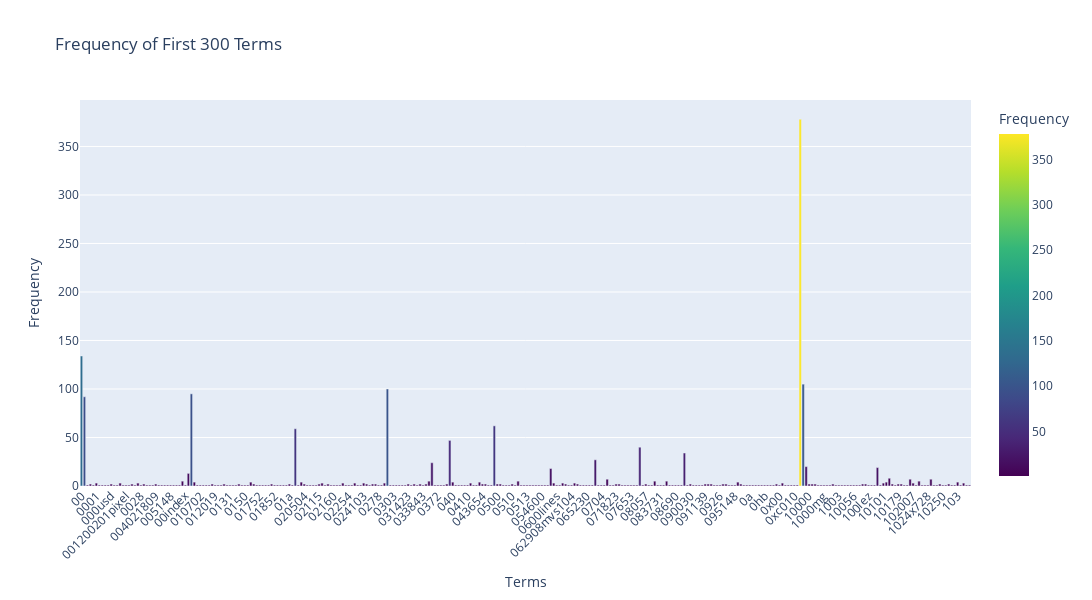

Notebook cell for this chart:
### Markdown cell above
### >>> **Exercise 12 (take home):**
If you want a nicer interactive visualization here, I would encourage you try to install and use plotly to achieve this.

### Code cell
# Answer here
import plotly.express as px

first_term = 300
term_frequencies = np.asarray(X_counts.sum(axis=0))[0]


df_terms = pd.DataFrame({
    'Term': count_vect.get_feature_names_out()[:first_term],
    'Frequency': term_frequencies[:first_term]
})

# Create interactive bar chart
fig = px.bar(
    df_terms,
    x='Term',
    y='Frequency',
    title=f'Frequency of First {first_term} Terms',
    labels={'Term': 'Terms', 'Frequency': 'Frequency'},
    color='Frequency',
    color_continuous_scale='Viridis'
)

# Improve layout for readability
fig.update_layout(
    xaxis_tickangle=-45,           # slightly rotated for readability
    height=600,                     # taller for more space
    width=1200,                     # wider for many bars
    showlegend=False                # optional: hide legend if not needed
)

# Optional: Add hover info
fig.update_traces(
    hovertemplate="<b>%{x}</b><br>Frequency: %{y}<extra></extra>"
)

fig.show()

### Figure 1 — Plotly figure (JSON) as saved in the notebook; plotly's stock layout.template omitted (floating-point values rounded to 4 significant figures; data arrays with more than 128 entries replaced by an {"elided": "..."} marker saying what was removed)
{"data": [{"hovertemplate": "<b>%{x}</b><br>Frequency: %{y}<extra></extra>", "legendgroup": "", "marker": {"color": {"elided": "300 int values"}, "coloraxis": "coloraxis", "pattern": {"shape": ""}}, "name": "", "orientation": "v", "showlegend": false, "textposition": "auto", "type": "bar", "x": {"elided": "300 str values"}, "xaxis": "x", "y": {"elided": "300 int values"}, "yaxis": "y"}], "layout": {"barmode": "relative", "coloraxis": {"colorbar": {"title": {"text": "Frequency"}}, "colorscale": [[0, "#440154"], [0.1111, "#482878"], [0.2222, "#3e4989"], [0.3333, "#31688e"], [0.4444, "#26828e"], [0.5556, "#1f9e89"], [0.6667, "#35b779"], [0.7778, "#6ece58"], [0.8889, "#b5de2b"], [1, "#fde725"]]}, "height": 600, "legend": {"tracegroupgap": 0}, "showlegend": false, "title": {"text": "Frequency of First 300 Terms"}, "width": 1200, "xaxis": {"anchor": "y", "domain": [0, 1], "tickangle": -45, "title": {"text": "Terms"}}, "yaxis": {"anchor": "x", "domain": [0, 1], "title": {"text": "Frequency"}}}}
